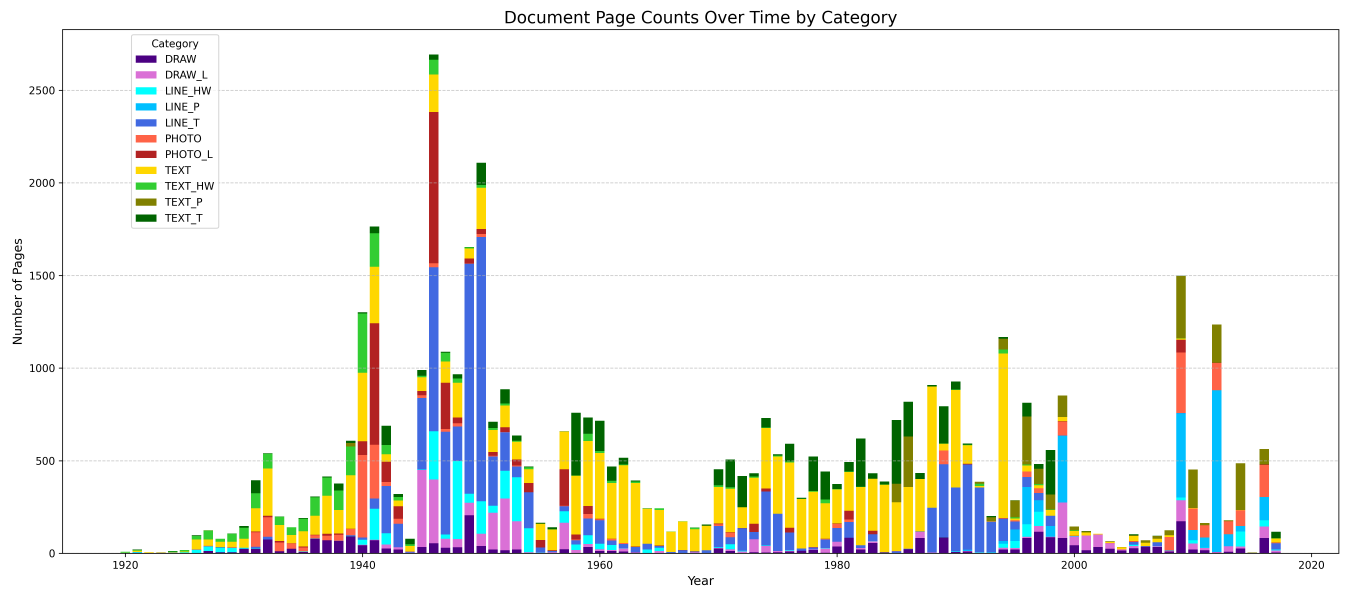
#> input picture CLIP/dataset_timeline.png, 5400 x 2400 px (shown at 1/4 size); its folder holds only this picture in this run
$ python -i opencv_line_detector.py   (imports and definitions only)
#> lines starting #> are read from the running program, lines starting #| are printed output that depends on the picture
import math
import cv2 as cv
import numpy as np

from common_utils import *


# hough line detection of long and short lines, plotting of the results
# [123 lines left out: functions hough_lines, lines_len_diff, filter_edges, page_visual_analysis, adjust_gamma, not called in this run]

>>> result = hough_lines('CLIP/dataset_timeline.png', 'out.png')
#> in hough_lines, `src = cv.imread(cv.samples.findFile(str(image_filename)), cv.IMREAD_GR..`:
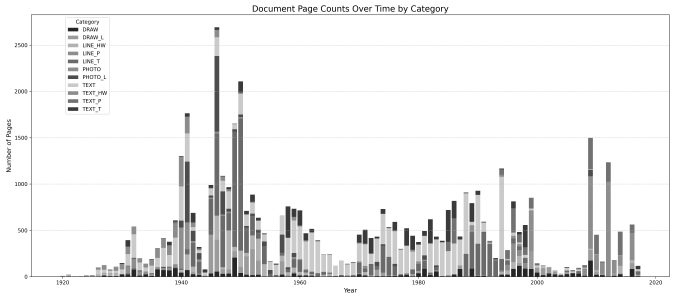
#> src: shape (2400, 5400) (shown at 1/8 size); min 0, max 255, mean 240.1
#> in hough_lines, `dst = cv.Canny(blurred, 100, 150, None, 5)`:
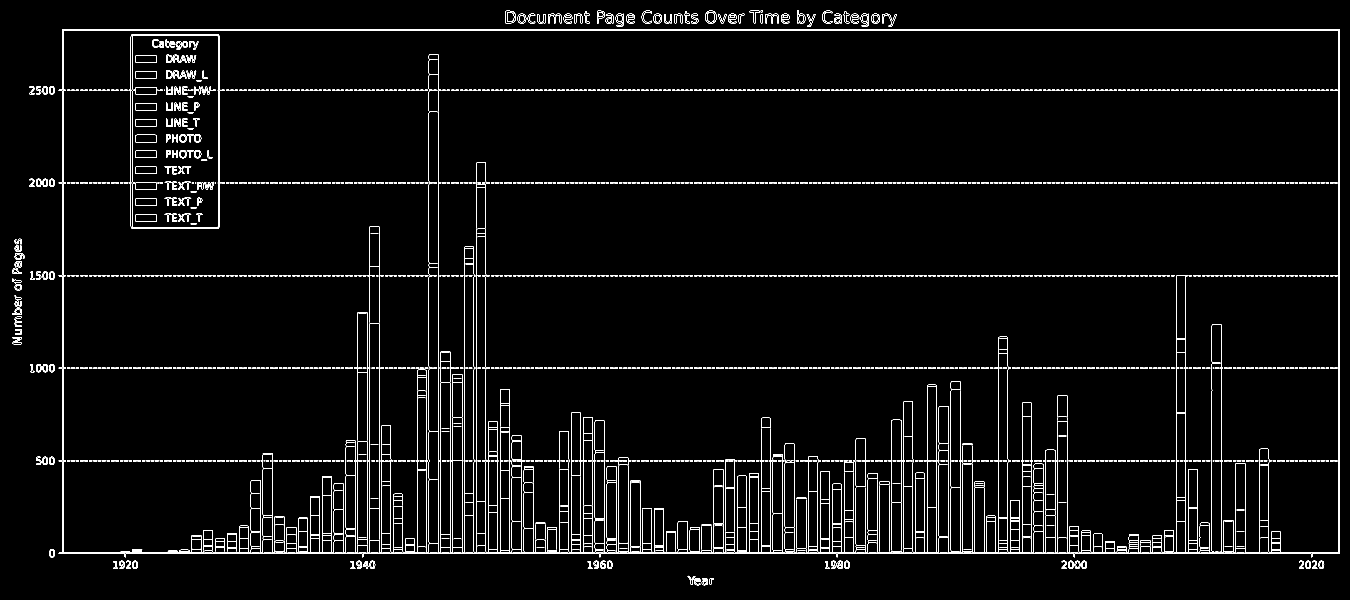
#> dst: shape (2400, 5400) (shown at 1/4 size); 1.5% white in thin lines or dots
#> in hough_lines, `long_lines = cv.HoughLinesP(dst, 1, np.pi / 180, 10, None, 200, 60)`: long_lines = 358 rows, first 6: [626, 363, 5357, 363], [248, 120, 5357, 120], [626, 733, 5357, 733], [146, 1841, 5357, 1841], [197, 2215, 5356, 2215], [197, 2211, 5357, 2211]
#> in hough_lines, `short_lines = cv.HoughLinesP(dst, 1, np.pi / 180, 10, None, 50, 10)`: short_lines = 458 rows, first 6: [852, 363, 5357, 363], [248, 120, 5357, 120], [767, 733, 5357, 733], [1847, 1841, 3755, 1841], [236, 2215, 5356, 2215], [236, 2211, 861, 2211]
#> the loop in lines_len_diff, `for l in lines:` made 358 passes
#> after the loop in lines_len_diff, `for l in lines:`: all_lenght = 358 values, max 5230 at index 6, min 200 at index 316, mean 941.3; xds = 358 values, max 5230 at index 6, min 0 at index 15, mean 635.9; yds = 358 values, max 2097 at index 35, min 0 at index 0, mean 310.1
#> in filter_edges, `det_line_len, det_h_diff, det_v_diff = lines_len_diff(lines)`: det_line_len has the same summary as all_lenght in lines_len_diff; det_h_diff has the same summary as xds in lines_len_diff; det_v_diff has the same summary as yds in lines_len_diff
#> the loop in filter_edges, `for i, l in enumerate(lines):` made 358 passes
#| [ IMG ]	156 non-edge and 202 edge lines among the total 358
#> the loop in lines_len_diff (call 2), `for l in lines:` made 458 passes
#> the loop in filter_edges (call 2), `for i, l in enumerate(lines):` made 458 passes
#| [ IMG ]	186 non-edge and 272 edge lines among the total 458
#> after the loop in hough_lines, `for i in range(0, len(long_lines)):`:
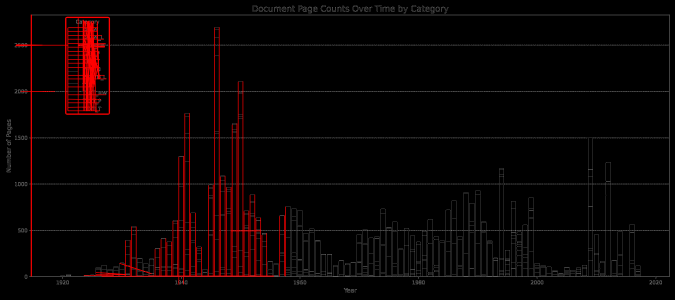
#> cdstP: shape (2400, 5400, 3) (shown at 1/8 size); mean B, G, R 2.9, 2.9, 9.1
#> after the loop in hough_lines, `for i in range(0, len(short_lines)):`:
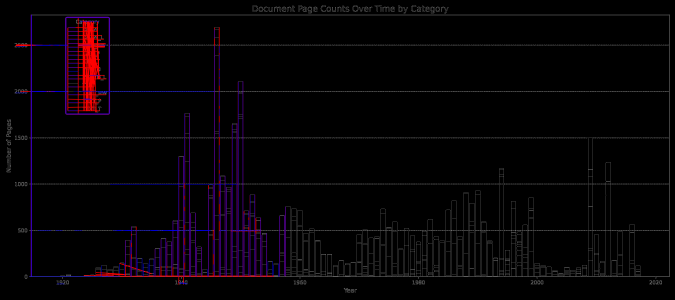
#> cdstP: shape (2400, 5400, 3) (shown at 1/8 size); mean B, G, R 5.8, 2.8, 6.4
#> in hough_lines, `result_small = cv.resize(cv.hconcat([src, cdstP]), (1600, 1000), cv.IN..`:
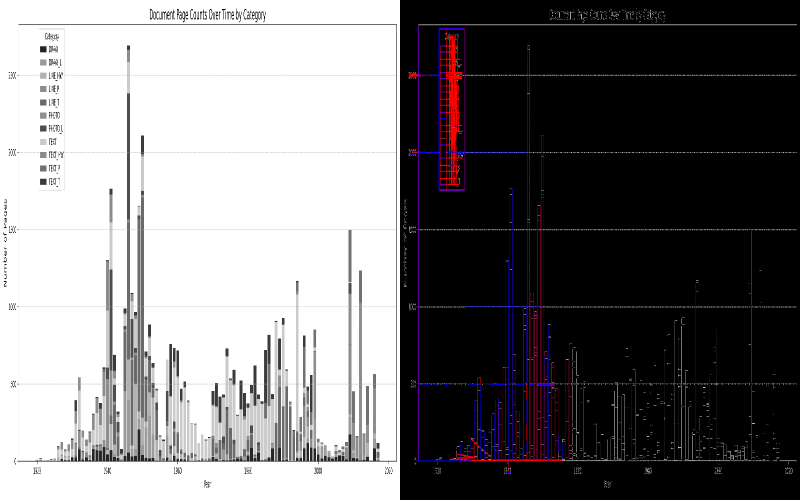
#> result_small: shape (1000, 1600, 3) (shown at 1/2 size); mean B, G, R 122.7, 121.3, 123.2
#> (the run stopped early here; a loop or call above may not have finished)

$ run again, on CLIP/descriptions_comparison.png
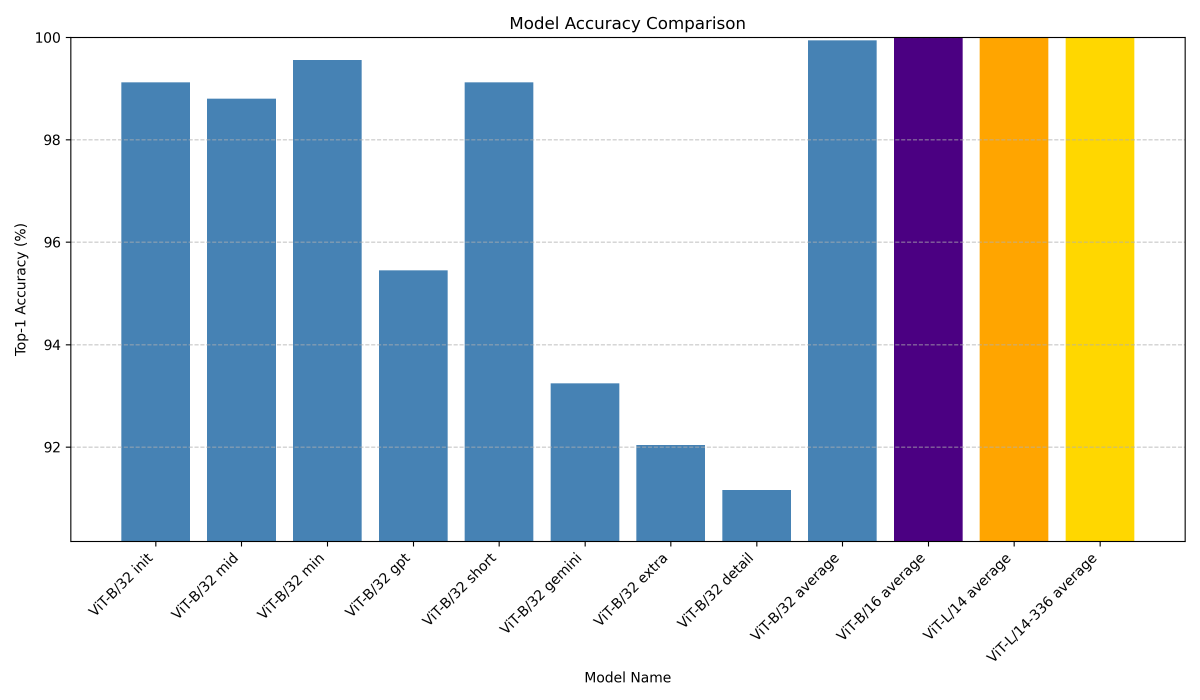
#> input picture CLIP/descriptions_comparison.png, 3600 x 2100 px (shown at 1/3 size)
#> in hough_lines, `dst = cv.Canny(blurred, 100, 150, None, 5)`:
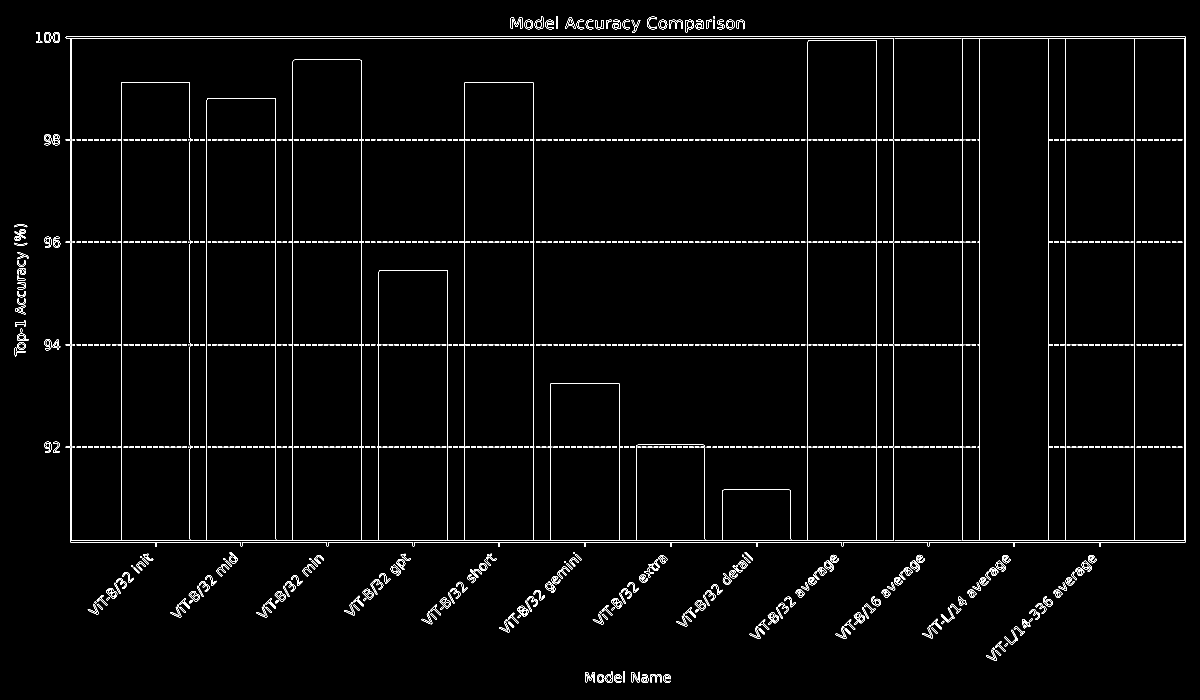
#> dst: shape (2100, 3600) (shown at 1/3 size); 1.4% white in thin lines or dots
#> long_lines = 123 rows, first 6: [3557, 1625, 3557, 111], [210, 1622, 3553, 1622], [134, 1339, 2938, 1339], [211, 1626, 3556, 1626], [115, 114, 3553, 114], [115, 110, 3556, 110]
#> short_lines = 178 rows, first 6: [3557, 1625, 3557, 111], [210, 1622, 3553, 1622], [198, 1339, 2938, 1339], [211, 1626, 3556, 1626], [198, 114, 3553, 114], [198, 110, 3556, 110]
#> the loop in lines_len_diff, `for l in lines:` made 123 passes
#> after the loop in lines_len_diff, `for l in lines:`: all_lenght = 123 values, max 3441 at index 5, min 202.8 at index 96, mean 1084.5; xds = 123 values, max 3441 at index 5, min 0 at index 0, mean 757.1; yds = 123 values, max 1514 at index 0, min 0 at index 1, mean 335.2
#> det_line_len has the same summary as all_lenght in lines_len_diff; det_h_diff has the same summary as xds in lines_len_diff; det_v_diff has the same summary as yds in lines_len_diff
#> the loop in filter_edges, `for i, l in enumerate(lines):` made 123 passes
#| [ IMG ]	15 non-edge and 108 edge lines among the total 123
#> the loop in lines_len_diff (call 2), `for l in lines:` made 178 passes
#> the loop in filter_edges (call 2), `for i, l in enumerate(lines):` made 178 passes
#| [ IMG ]	45 non-edge and 133 edge lines among the total 178
#> the loop in hough_lines, `for i in range(0, len(long_lines)):` made 15 passes
#> the loop in hough_lines, `for i in range(0, len(short_lines)):` made 45 passes
#> in hough_lines, `result_small = cv.resize(cv.hconcat([src, cdstP]), (1600, 1000), cv.IN..`:
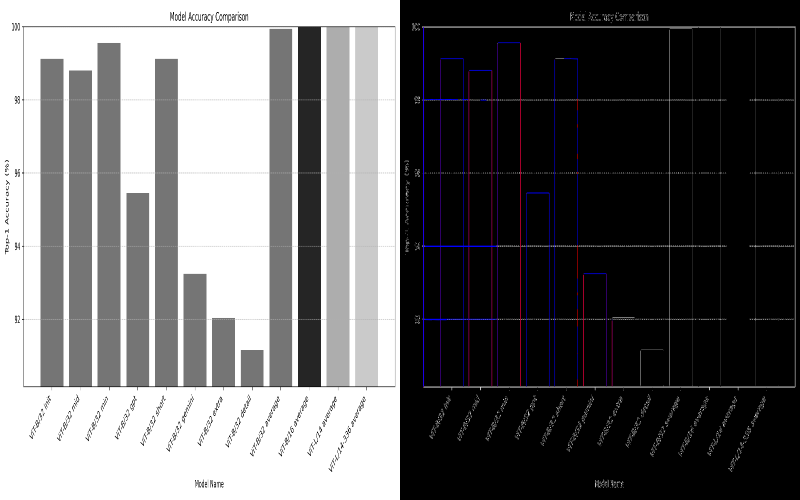
#> result_small: shape (1000, 1600, 3) (shown at 1/2 size); mean B, G, R 105.2, 104.1, 104.6

$ run again, on CLIP/fold_subset_category_proportions.png
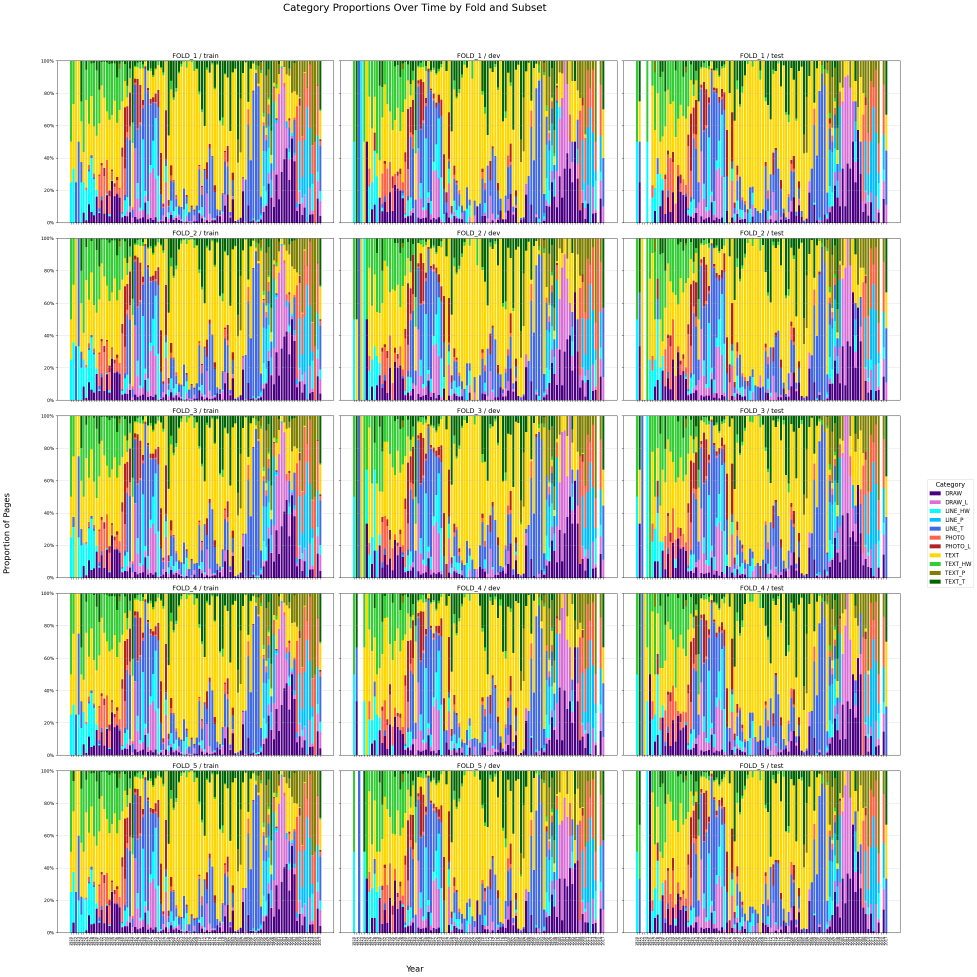
#> input picture CLIP/fold_subset_category_proportions.png, 2931 x 2930 px (shown at 1/3 size)
#> in hough_lines, `dst = cv.Canny(blurred, 100, 150, None, 5)`:
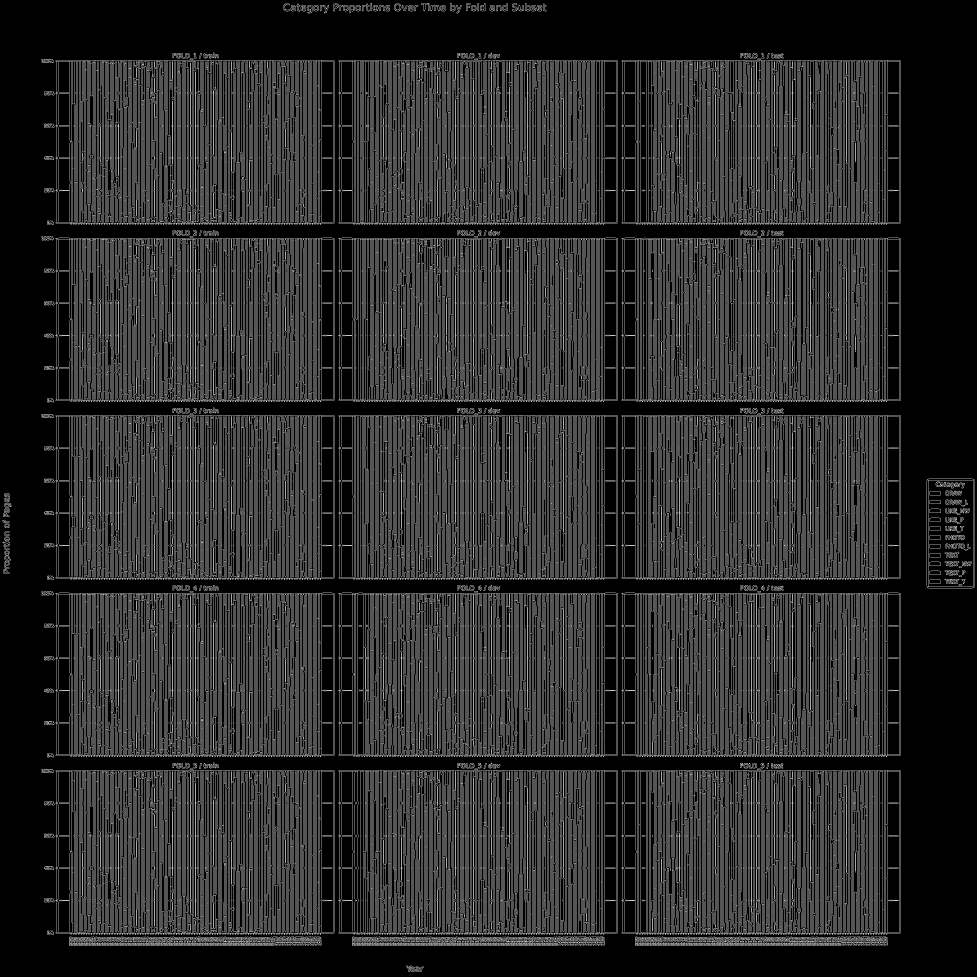
#> dst: shape (2930, 2931) (shown at 1/3 size); 17.3% white in thin lines or dots
#> long_lines = 1829 rows, first 6: [1380, 2836, 1380, 159], [1689, 1597, 1689, 1157], [1411, 2836, 1411, 159], [1560, 2836, 1560, 181], [788, 2835, 788, 181], [1781, 2836, 1781, 181]
#> the loop in lines_len_diff, `for l in lines:` made 1829 passes
#> after the loop in lines_len_diff, `for l in lines:`: all_lenght = 1829 values, max 2677 at index 0, min 200 at index 607, mean 842.7; xds = 1829 values, max 2576 at index 1001, min 0 at index 0, mean 65.61; yds = 1829 values, max 2677 at index 0, min 0 at index 745, mean 777.9
#> det_line_len has the same summary as all_lenght in lines_len_diff; det_h_diff has the same summary as xds in lines_len_diff; det_v_diff has the same summary as yds in lines_len_diff
#> the loop in filter_edges, `for i, l in enumerate(lines):` made 1829 passes
#| [ IMG ]	1267 non-edge and 562 edge lines among the total 1829
#> the loop in lines_len_diff (call 2), `for l in lines:` made 4347 passes
#> the loop in filter_edges (call 2), `for i, l in enumerate(lines):` made 4347 passes
#| [ IMG ]	4169 non-edge and 178 edge lines among the total 4347
#> in hough_lines, `result_small = cv.resize(cv.hconcat([src, cdstP]), (1600, 1000), cv.IN..`:
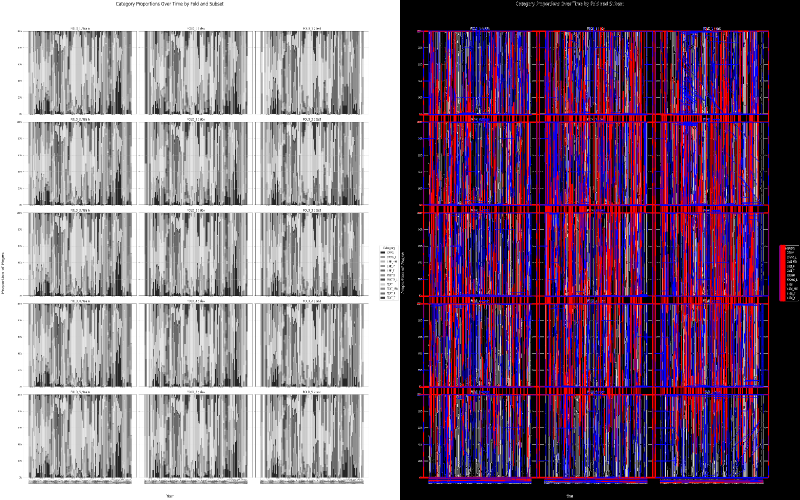
#> result_small: shape (1000, 1600, 3) (shown at 1/2 size); mean B, G, R 130.3, 107, 132.1
